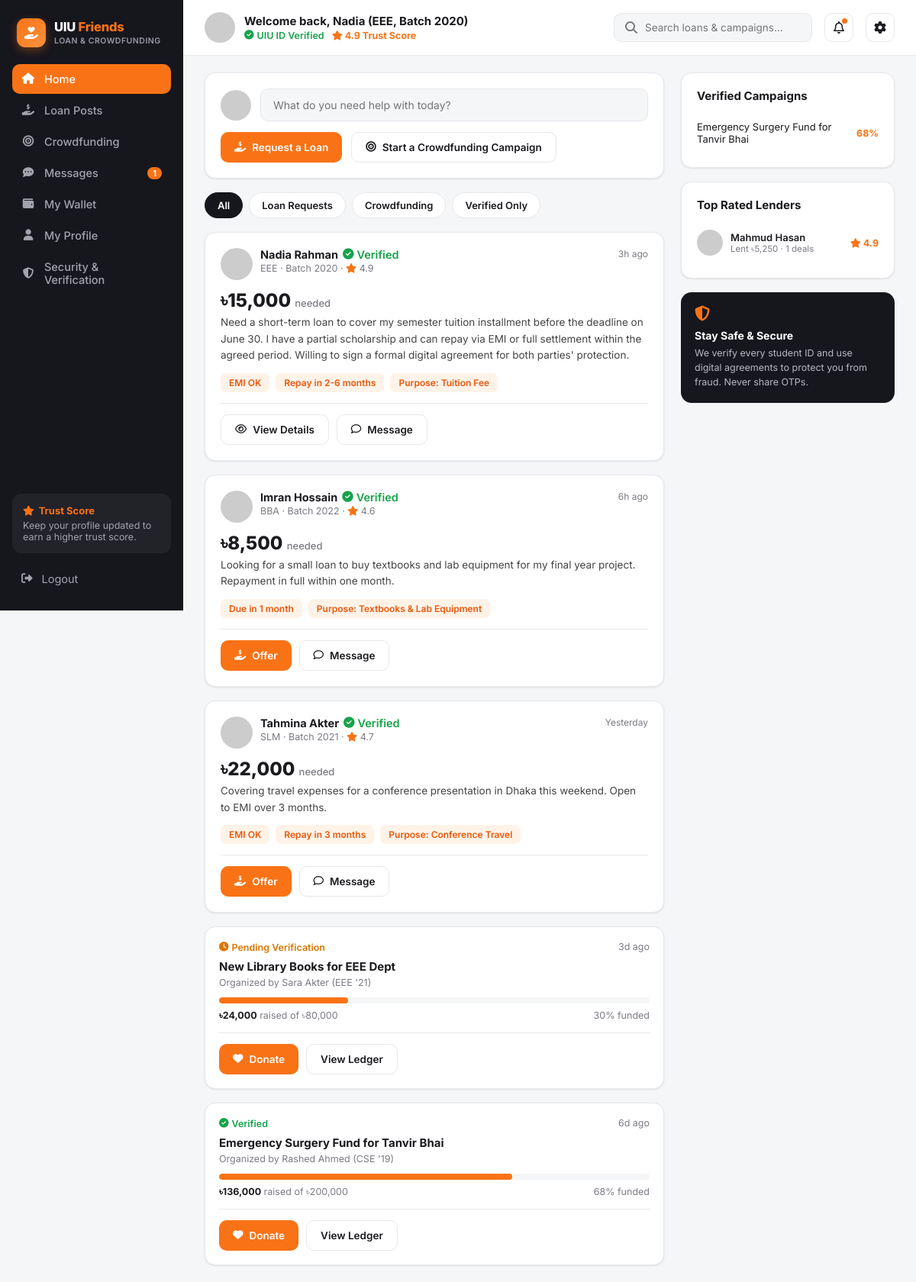
The page /home.php (signed in) on the database its author committed.
### tables this page shows
CREATE TABLE users (
    id                      INT AUTO_INCREMENT PRIMARY KEY,
    full_name               VARCHAR(120)  NOT NULL,
    email                   VARCHAR(150)  NOT NULL UNIQUE,
    password_hash           VARCHAR(255)  NOT NULL,
    student_id              VARCHAR(30)   NOT NULL UNIQUE,
    department              VARCHAR(20)   NOT NULL,
    batch                   VARCHAR(10)   NOT NULL,
    phone                   VARCHAR(20)   DEFAULT NULL,
    avatar                  VARCHAR(255)  DEFAULT 'assets/img/default-avatar.svg',
    role                    ENUM('user','admin') NOT NULL DEFAULT 'user',
    trust_score             DECIMAL(3,2)  NOT NULL DEFAULT 4.00,
    uiu_id_verified         TINYINT(1)    NOT NULL DEFAULT 0,
    email_verified          TINYINT(1)    NOT NULL DEFAULT 0,
    phone_verified          TINYINT(1)    NOT NULL DEFAULT 0,
    payment_linked          TINYINT(1)    NOT NULL DEFAULT 0,
    agreement_accepted      TINYINT(1)    NOT NULL DEFAULT 0,
    status                  ENUM('active','suspended') NOT NULL DEFAULT 'active',
    created_at              DATETIME      NOT NULL DEFAULT CURRENT_TIMESTAMP
);

CREATE TABLE loan_posts (
    id                  INT AUTO_INCREMENT PRIMARY KEY,
    user_id             INT NOT NULL,
    amount              DECIMAL(12,2) NOT NULL,
    purpose             VARCHAR(100)  NOT NULL,
    description         TEXT          NOT NULL,
    emi_ok              TINYINT(1)    NOT NULL DEFAULT 0,
    repay_period_text   VARCHAR(60)   NOT NULL,       
    status              ENUM('open','funded','closed') NOT NULL DEFAULT 'open',
    admin_status        ENUM('pending','approved','removed') NOT NULL DEFAULT 'approved',
    created_at          DATETIME NOT NULL DEFAULT CURRENT_TIMESTAMP,
    FOREIGN KEY (user_id) REFERENCES users(id) ON DELETE CASCADE
);

CREATE TABLE campaigns (
    id              INT AUTO_INCREMENT PRIMARY KEY,
    organizer_id    INT NOT NULL,
    title           VARCHAR(150) NOT NULL,
    description     TEXT NOT NULL,
    goal_amount     DECIMAL(12,2) NOT NULL,
    raised_amount   DECIMAL(12,2) NOT NULL DEFAULT 0,
    image           VARCHAR(255) DEFAULT NULL,
    days_left       INT NOT NULL DEFAULT 30,
    id_verified     TINYINT(1) NOT NULL DEFAULT 0,
    docs_verified   TINYINT(1) NOT NULL DEFAULT 0,
    admin_status    ENUM('pending','verified','rejected') NOT NULL DEFAULT 'pending',
    created_at      DATETIME NOT NULL DEFAULT CURRENT_TIMESTAMP,
    FOREIGN KEY (organizer_id) REFERENCES users(id) ON DELETE CASCADE
);

### includes/functions.php (called while the page is built, shortened)
<?php
require_once __DIR__ . '/../config/db.php';
function is_logged_in(): bool {
    return isset($_SESSION['user_id']);
}
function current_user(): ?array {
    global $pdo;
    $stmt = $pdo->prepare("SELECT * FROM users WHERE id = ?");
    $stmt->execute([$_SESSION['user_id']]);
    $cache = $stmt->fetch();
    return $cache;
}
function e(?string $str): string {
    return htmlspecialchars($str ?? '', ENT_QUOTES, 'UTF-8');
}
function taka(float $amount): string {
    return '৳' . number_format($amount, $amount == floor($amount) ? 0 : 2);
}
function time_ago(string $datetime): string {
    $diff = time() - strtotime($datetime);
    if ($diff < 86400) return floor($diff / 3600) . 'h ago';
    if ($diff < 172800) return 'Yesterday';
    return floor($diff / 86400) . 'd ago';
}

### home.php (the view, shortened to what this page needs)
<?php
require_once __DIR__ . '/includes/functions.php';
$u = current_user();
$active = 'home.php';
$filter = $_GET['filter'] ?? 'all';
$loanStmt = $pdo->prepare("SELECT lp.*, u.full_name, u.department, u.batch, u.trust_score, u.uiu_id_verified, u.avatar
    FROM loan_posts lp JOIN users u ON u.id = lp.user_id
    WHERE lp.admin_status='approved'
    ORDER BY lp.created_at DESC");
$loanStmt->execute();
$loanPosts = $loanStmt->fetchAll();
$campStmt = $pdo->prepare("SELECT c.*, u.full_name, u.department, u.batch
    FROM campaigns c JOIN users u ON u.id = c.organizer_id
    WHERE c.admin_status IN ('verified','pending')
    ORDER BY c.created_at DESC");
$campStmt->execute();
$campaigns = $campStmt->fetchAll();
$feed = [];
if ($filter === 'all' || $filter === 'loans' || $filter === 'verified') {
    foreach ($loanPosts as $p) {
        $feed[] = ['type' => 'loan', 'time' => $p['created_at'], 'data' => $p];
    }
}
if ($filter === 'all' || $filter === 'crowdfunding' || $filter === 'verified') {
    foreach ($campaigns as $c) {
        $feed[] = ['type' => 'campaign', 'time' => $c['created_at'], 'data' => $c];
    }
}
usort($feed, fn($a, $b) => strtotime($b['time']) <=> strtotime($a['time']));
$vcamps = array_filter($campaigns, fn($c) => $c['admin_status'] === 'verified');
$topLenders = $pdo->query("SELECT u.full_name, u.avatar, u.trust_score, COALESCE(SUM(t.amount),0) lent, COUNT(DISTINCT a.id) deals
    FROM users u
    LEFT JOIN agreements a ON a.lender_id = u.id
    LEFT JOIN transactions t ON t.payee_id = u.id
    GROUP BY u.id HAVING deals > 0 ORDER BY lent DESC LIMIT 3")->fetchAll();
include __DIR__ . '/includes/header.php';
?>
<div class="app-shell">
  <?php include __DIR__ . '/includes/sidebar.php'; ?>
  <div class="main-area">
    <?php include __DIR__ . '/includes/topbar.php'; ?>
    <div class="content-wrap">
      <div class="content-main">
        <div class="card">
          <form class="ask-box" action="search.php" method="get">
            <img src="<?= e($u['avatar']) ?>" alt="">
            <input type="text" name="q" placeholder="What do you need help with today?">
          </form>
          <div class="ask-actions">
            <a href="loan_posts.php?new=1" class="btn btn-primary"><i class="fa-solid fa-hand-holding-dollar"></i> Request a Loan</a>
            <a href="crowdfunding.php?new=1" class="btn btn-outline"><i class="fa-solid fa-bullseye"></i> Start a Crowdfunding Campaign</a>
          </div>
        </div>
        <div class="filter-tabs">
          <a href="?filter=all" class="<?= $filter === 'all' ? 'active' : '' ?>">All</a>
          <a href="?filter=loans" class="<?= $filter === 'loans' ? 'active' : '' ?>">Loan Requests</a>
          <a href="?filter=crowdfunding" class="<?= $filter === 'crowdfunding' ? 'active' : '' ?>">Crowdfunding</a>
          <a href="?filter=verified" class="<?= $filter === 'verified' ? 'active' : '' ?>">Verified Only</a>
        </div>
        <?php foreach ($feed as $item): ?>
          <?php if ($item['type'] === 'loan'): $p = $item['data']; ?>
            <div class="card post-card">
              <div class="post-head">
                <div class="post-user">
                  <img src="<?= e($p['avatar']) ?>" alt="">
                  <div>
                    <div class="name"><?= e($p['full_name']) ?> <?= $p['uiu_id_verified'] ? '<span class="badge-verified"><i class="fa-solid fa-circle-check"></i> Verified</span>' : '' ?></div>
                    <div class="meta"><?= e($p['department']) ?> · Batch <?= e($p['batch']) ?> · <i class="fa-solid fa-star" style="color:#f97316"></i> <?= number_format($p['trust_score'],1) ?></div>
                  </div>
                </div>
                <div class="post-time"><?= time_ago($p['created_at']) ?></div>
              </div>
              <div class="post-amount"><?= taka($p['amount']) ?> <span>needed</span></div>
              <div class="post-desc"><?= nl2br(e($p['description'])) ?></div>
              <div class="tag-row">
                <?php if ($p['emi_ok']): ?><span class="tag">EMI OK</span><?php endif; ?>
                <span class="tag"><?= e($p['repay_period_text']) ?></span>
                <span class="tag">Purpose: <?= e($p['purpose']) ?></span>
              </div>
              <div class="post-actions">
                <?php if ($p['status'] === 'open' && $p['user_id'] != $u['id']): ?>
                  <a href="loan_details.php?id=<?= $p['id'] ?>" class="btn btn-primary"><i class="fa-solid fa-hand-holding-dollar"></i> Offer</a>
                <?php else: ?>
                  <a href="loan_details.php?id=<?= $p['id'] ?>" class="btn btn-outline"><i class="fa-regular fa-eye"></i> View Details</a>
                <?php endif; ?>
                <a href="messages.php?to=<?= $p['user_id'] ?>&post=<?= $p['id'] ?>" class="btn btn-outline"><i class="fa-regular fa-comment"></i> Message</a>
              </div>
            </div>
          <?php else: $c = $item['data']; $pct = min(100, round($c['raised_amount'] / max(1,$c['goal_amount']) * 100)); ?>
            <div class="card campaign-mini">
              <div class="top">
                <span><?= $c['admin_status']==='verified' ? '<span class="badge-verified"><i class="fa-solid fa-circle-check"></i> Verified</span>' : '<span class="badge-pending"><i class="fa-solid fa-clock"></i> Pending Verification</span>' ?></span>
                <span><?= time_ago($c['created_at']) ?></span>
              </div>
              <h4><?= e($c['title']) ?></h4>
              <div class="organizer">Organized by <?= e($c['full_name']) ?> (<?= e($c['department']) ?> '<?= substr($c['batch'],-2) ?>)</div>
              <div class="progress-bar"><div style="width:<?= $pct ?>%"></div></div>
              <div class="campaign-stats">
                <span><strong><?= taka($c['raised_amount']) ?></strong> raised of <?= taka($c['goal_amount']) ?></span>
                <span><?= $pct ?>% funded</span>
              </div>
              <div class="post-actions">
                <a href="campaign_details.php?id=<?= $c['id'] ?>" class="btn btn-primary"><i class="fa-solid fa-heart"></i> Donate</a>
                <a href="campaign_details.php?id=<?= $c['id'] ?>#ledger" class="btn btn-outline">View Ledger</a>
              </div>
            </div>
          <?php endif; ?>
        <?php endforeach; ?>
      </div>
      <div class="content-side">
        <div class="card">
          <h3>Verified Campaigns</h3>
          <ul class="widget-list">
            <?php foreach ($vcamps as $c): $pct = min(100, round($c['raised_amount'] / max(1,$c['goal_amount']) * 100)); ?>
              <li><a href="campaign_details.php?id=<?= $c['id'] ?>"><?= e($c['title']) ?></a><span class="pct"><?= $pct ?>%</span></li>
            <?php endforeach; ?>
          </ul>
        </div>
        <div class="card">
          <h3>Top Rated Lenders</h3>
          <?php foreach ($topLenders as $l): ?>
            <div class="lender-item">
              <img src="<?= e($l['avatar']) ?>" alt="">
              <div>
                <div class="name"><?= e($l['full_name']) ?></div>
                <div class="sub">Lent <?= taka($l['lent']) ?> · <?= $l['deals'] ?> deals</div>
              </div>
              <div class="rating"><i class="fa-solid fa-star"></i> <?= number_format($l['trust_score'],1) ?></div>
            </div>
          <?php endforeach; ?>
        </div>
        <div class="safety-box">
          <i class="fa-solid fa-shield-halved"></i>
          <h4>Stay Safe & Secure</h4>
          <p>We verify every student ID and use digital agreements to protect you from fraud. Never share OTPs.</p>
        </div>
      </div>
    </div>
  </div>
</div>
</body>
</html>

### includes/header.php (shortened to what this page needs)
<!DOCTYPE html>
<html lang="en">
<head>
<link rel="stylesheet" href="https://cdnjs.cloudflare.com/ajax/libs/font-awesome/6.5.1/css/all.min.css">
<link rel="stylesheet" href="<?= isset($base) ? $base : '' ?>assets/css/style.css">
</head>
<body>

### includes/sidebar.php
<?php
$nav = [
    'home.php'          => ['icon' => 'fa-house', 'label' => 'Home'],
    'loan_posts.php'     => ['icon' => 'fa-hand-holding-dollar', 'label' => 'Loan Posts'],
    'crowdfunding.php'   => ['icon' => 'fa-bullseye', 'label' => 'Crowdfunding'],
    'messages.php'       => ['icon' => 'fa-comment-dots', 'label' => 'Messages'],
    'wallet.php'         => ['icon' => 'fa-wallet', 'label' => 'My Wallet'],
    'profile.php'        => ['icon' => 'fa-user', 'label' => 'My Profile'],
    'security.php'       => ['icon' => 'fa-shield-halved', 'label' => 'Security & Verification'],
];
global $pdo;
$unread = 0;
if (!empty($u)) {
    $stmt = $pdo->prepare("SELECT COUNT(*) c FROM messages WHERE receiver_id=? AND is_read=0");
    $stmt->execute([$u['id']]);
    $unread = (int)$stmt->fetch()['c'];
}
?>
<aside class="sidebar">
  <a href="home.php" class="brand">
    <div class="brand-mark"><i class="fa-solid fa-hand-holding-heart"></i></div>
    <div class="brand-text">
      <div class="brand-name">UIU <span>Friends</span></div>
      <div class="brand-sub">Loan &amp; Crowdfunding</div>
    </div>
  </a>
  <nav class="sidebar-nav">
    <?php foreach ($nav as $file => $item): ?>
      <a href="<?= $file ?>" class="<?= $active === $file ? 'active' : '' ?>">
        <i class="fa-solid <?= $item['icon'] ?>"></i>
        <?= $item['label'] ?>
        <?php if ($file === 'messages.php' && $unread > 0): ?><span class="nav-badge"><?= $unread ?></span><?php endif; ?>
      </a>
    <?php endforeach; ?>
  </nav>
  <div class="sidebar-trust">
    <strong><i class="fa-solid fa-star"></i> Trust Score</strong>
    Keep your profile updated to earn a higher trust score.
  </div>
  <a href="logout.php" class="sidebar-logout"><i class="fa-solid fa-right-from-bracket"></i> Logout</a>
</aside>

### includes/topbar.php (shortened to what this page needs)
<header class="topbar">
  <div class="topbar-welcome">
    <img src="<?= e($u['avatar']) ?>" alt="">
    <div>
      <h1>Welcome back, <?= e(explode(' ', $u['full_name'])[0]) ?> (<?= e($u['department']) ?>, Batch <?= e($u['batch']) ?>)</h1>
      <div class="meta">
        <?= $u['uiu_id_verified'] ? '<span class="badge-verified"><i class="fa-solid fa-circle-check"></i> UIU ID Verified</span>' : '<span class="badge-pending"><i class="fa-solid fa-clock"></i> Verification Pending</span>' ?>
        <span class="trust-chip"><i class="fa-solid fa-star"></i> <?= number_format($u['trust_score'],1) ?> Trust Score</span>
      </div>
    </div>
  </div>
  <div class="topbar-actions">
    <form action="search.php" method="get" class="search-box" style="margin:0;">
      <i class="fa-solid fa-magnifying-glass"></i>
      <input type="text" name="q" placeholder="Search loans &amp; campaigns..." value="<?= e($_GET['q'] ?? '') ?>">
    </form>
    <a href="messages.php" class="icon-btn"><i class="fa-regular fa-bell"></i><?php if (($unread ?? 0) > 0): ?><span class="dot"></span><?php endif; ?></a>
    <a href="security.php" class="icon-btn"><i class="fa-solid fa-gear"></i></a>
  </div>
</header>

### rows shown on the page
users: full_name "Nadia", department "EEE", batch "2020", trust_score "4.9"
loan_posts: user.full_name "Nadia Rahman", shows "Verified", user.department "EEE", user.batch "2020", user.trust_score "4.9", created_at "3h ago", amount "৳15,000", description "Need a short-term loan to cover my semester tuition installment before the deadline on June 30. I have a partial scholarship and can repay via EMI or full settlement within the agreed period. Willing to sign a formal digital agreement for both parties' protection.", emi_ok "EMI OK", repay_period_text "Repay in 2-6 months", purpose "Tuition Fee"
loan_posts: user.full_name "Imran Hossain", shows "Verified", user.department "BBA", user.batch "2022", user.trust_score "4.6", created_at "6h ago", amount "৳8,500", description "Looking for a small loan to buy textbooks and lab equipment for my final year project. Repayment in full within one month.", repay_period_text "Due in 1 month", purpose "Textbooks & Lab Equipment"
loan_posts: user.full_name "Tahmina Akter", shows "Verified", user.department "SLM", user.batch "2021", user.trust_score "4.7", created_at "Yesterday", amount "৳22,000", description "Covering travel expenses for a conference presentation in Dhaka this weekend. Open to EMI over 3 months.", emi_ok "EMI OK", repay_period_text "Repay in 3 months", purpose "Conference Travel"
campaigns: admin_status "pending" (drawn), created_at "3d ago", title "New Library Books for EEE Dept", organizer.full_name "Sara Akter", organizer.department "EEE", organizer.batch "21", raised_amount "৳24,000", goal_amount "৳80,000", pct "30"
campaigns: admin_status "verified" (drawn), created_at "6d ago", title "Emergency Surgery Fund for Tanvir Bhai", organizer.full_name "Rashed Ahmed", organizer.department "CSE", organizer.batch "19", raised_amount "৳136,000", goal_amount "৳200,000", pct "68"

### other values the page prints
$item['label'] "Home"
$item['label'] "Loan Posts"
$item['label'] "Crowdfunding"
$item['label'] "Messages"
$unread "1"
$item['label'] "My Wallet"
$item['label'] "My Profile"
$item['label'] "Security & Verification"
$l['full_name'] "Mahmud Hasan"
taka($l['lent']) "৳5,250"
$l['deals'] "1"
$l['trust_score'] "4.9"
